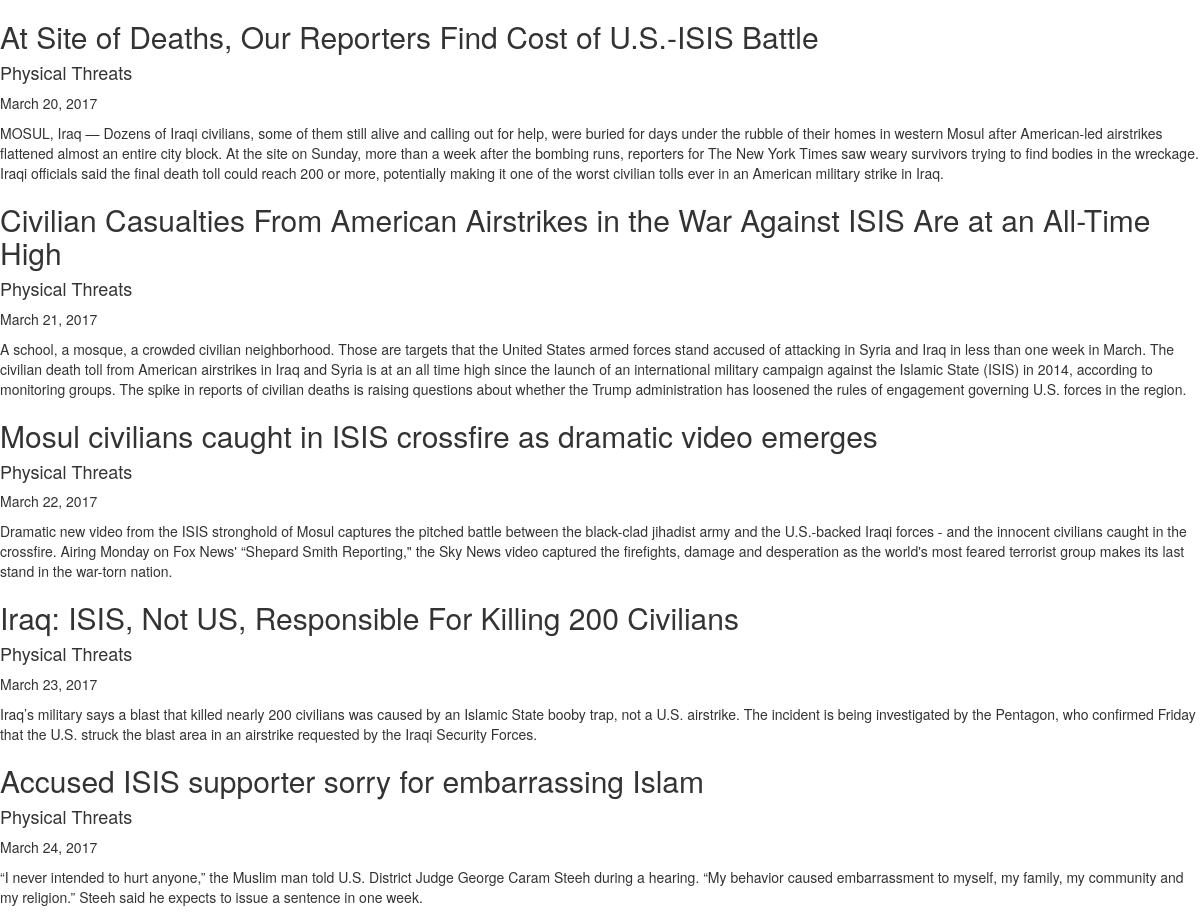
Screenshot of /reports/1/ with the database file from the repository.
### reports/models.py (models this page shows, shortened)
class Report(models.Model):
    title = models.CharField(max_length=255)
    created_at = models.DateTimeField(auto_now_add=True)
    date = models.DateField(auto_now=False)
    order = models.IntegerField(default=0)
    subject = models.ForeignKey(Subject)
    content = models.TextField(blank=True, default='')
    class Meta:
        ordering = ['order',]

class Subject(models.Model):
    created_at = models.DateTimeField(auto_now_add=True)
    title = models.CharField(max_length=255)
    description = models.TextField()
    def __str__(self):
        return self.title

### reports/views.py (the view)
# urls.py: url(r'(?P<pk>\d+)/',views.subject_reports, name='subject_reports'),
def subject_reports(request, pk):
	start_date = request.GET.get('start_date')
	end_date = request.GET.get('end_date')
	if end_date:
		reports = models.Report.objects.filter(
		date__range=[start_date, end_date], subject=pk)
	else:
		reports = models.Report.objects.filter(subject=pk)
	return render(request, 'reports/subject_reports.html',
		{'reports': reports})

### reports/templates/reports/subject_reports.html (shortened to what this page needs)
{% extends "layout.html" %}
{% block content %}
	{% for report in reports %}
		<h2>{{ report.title }}</h2>
		<h4>{{ report.subject }}</h4>
		<p>{{ report.date }}</p>
		<p>{{ report.content }}</p>
	{% endfor %}
{% endblock %}

### rows the page displays
Report: title "At Site of Deaths, Our Reporters Find Cost of U.S.-ISIS Battle", subject "Physical Threats", date "March 20, 2017", content "MOSUL, Iraq — Dozens of Iraqi civilians, some of them still alive and calling out for help, were buried for days under the rubble of their homes in western Mosul after American-led airstrikes flattened almost an entire city block. At the site on Sunday, more than a week after the bombing runs, reporters for The New York Times saw weary survivors trying to find bodies in the wreckage. Iraqi officials said the final death toll could reach 200 or more, potentially making it one of the worst civilian tolls ever in an American military strike in Iraq."
Report: title "Civilian Casualties From American Airstrikes in the War Against ISIS Are at an All-Time High", subject "Physical Threats", date "March 21, 2017", content "A school, a mosque, a crowded civilian neighborhood. Those are targets that the United States armed forces stand accused of attacking in Syria and Iraq in less than one week in March. The civilian death toll from American airstrikes in Iraq and Syria is at an all time high since the launch of an international military campaign against the Islamic State (ISIS) in 2014, according to monitoring groups. The spike in reports of civilian deaths is raising questions about whether the Trump administration has loosened the rules of engagement governing U.S. forces in the region."
Report: title "Mosul civilians caught in ISIS crossfire as dramatic video emerges", subject "Physical Threats", date "March 22, 2017", content "Dramatic new video from the ISIS stronghold of Mosul captures the pitched battle between the black-clad jihadist army and the U.S.-backed Iraqi forces - and the innocent civilians caught in the crossfire. Airing Monday on Fox News' “Shepard Smith Reporting,\" the Sky News video captured the firefights, damage and desperation as the world's most feared terrorist group makes its last stand in the war-torn nation."
Report: title "Iraq: ISIS, Not US, Responsible For Killing 200 Civilians", subject "Physical Threats", date "March 23, 2017", content "Iraq’s military says a blast that killed nearly 200 civilians was caused by an Islamic State booby trap, not a U.S. airstrike. The incident is being investigated by the Pentagon, who confirmed Friday that the U.S. struck the blast area in an airstrike requested by the Iraqi Security Forces."
Report: title "Accused ISIS supporter sorry for embarrassing Islam", subject "Physical Threats", date "March 24, 2017", content "“I never intended to hurt anyone,” the Muslim man told U.S. District Judge George Caram Steeh during a hearing. “My behavior caused embarrassment to myself, my family, my community and my religion.” Steeh said he expects to issue a sentence in one week."
